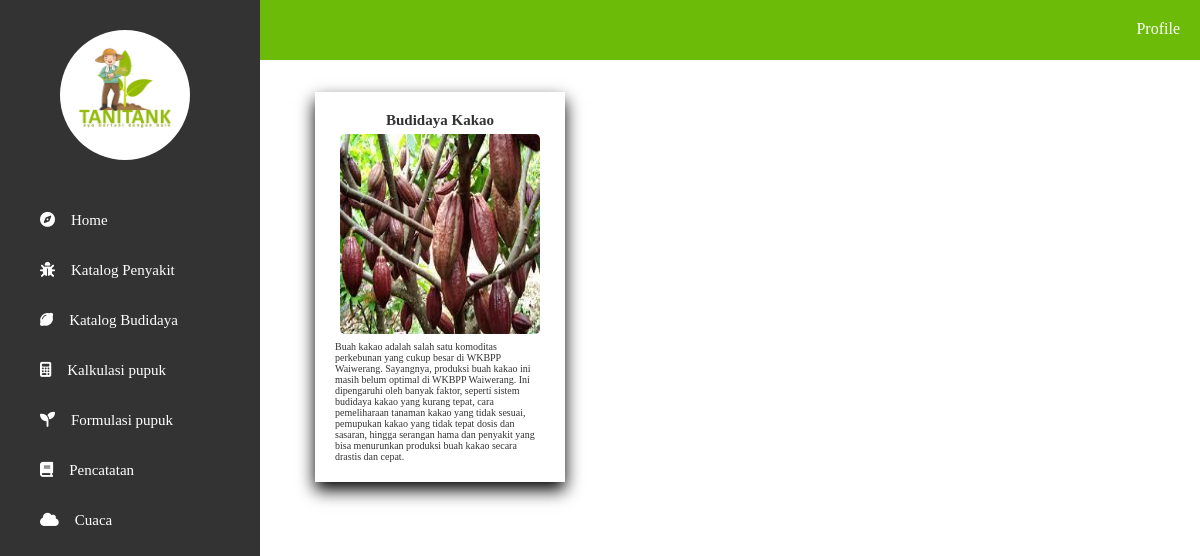
/pages/petani/_showBudidaya.php, run on the app's committed database.
### tables this page shows
CREATE TABLE `katalog_budidaya` (
  `id` int(11) NOT NULL,
  `judul` varchar(255) NOT NULL,
  `deskripsi` varchar(500) NOT NULL,
  `createAt` timestamp NULL DEFAULT current_timestamp() ON UPDATE current_timestamp(),
  `editedAt` date DEFAULT NULL,
  `pengelola` int(11) NOT NULL,
  `gambar` varchar(50) DEFAULT NULL
);

### pages/petani/_showBudidaya.php (the view, shortened to what this page needs)
<!DOCTYPE html>
<html lang="en">
<head>
</head>
<body>
<?php
        include "_sidebarPetani.php";
        include "../../controller/conn.php";
        include "../../_navbar.php";
        $query = "SELECT * FROM katalog_budidaya WHERE judul = 'Budidaya Kakao'";
        $hasil = mysqli_query($conn,$query);
        echo "<br><br><br><br><br><br>";
        while($row = mysqli_fetch_array($hasil)){
            echo "<div class='cardRow'>";
            echo "<div class='cardCol'>";
            echo "<div class='card'>";
            echo "<h2>" .  $row['judul'] . "</h2>";
            echo "<img class='thumbnail' src='../../assets/upload_budidaya/" .$row['gambar'] ."'alt='gambar'>";
            echo "<p class='deskripsi'>" . $row['deskripsi'] . "</p>";
            echo "</div></div>";
        }
    ?>
</body>
</html>

### pages/petani/_sidebarPetani.php (style rules this page uses)
img { border-radius: 60%; width: 50%; margin-left: 60px; margin-top: 30px; }
body { margin: 0; font-family: 'poppins' , Times, serif; font-size: 10px; color: #333; -webkit-text-size-adjust: 40%; -webkit-tap-highlight-color: transparent; }
* { margin: 0; padding: 0; list-style: none; text-decoration: none; }

### pages/petani/_showBudidaya.php (style rules this page uses)
* { box-sizing: border-box; }
.card img { height: 200px; width: 200px; margin: 5px; border-radius: 5px; }
.cardRow { width: 100%; margin: 0 5px; margin-left: 300px; }
.cardCol { width: 20%; float: left; padding: 15px; display: grid; }
h2 { text-align: center; }
.card { background-color: white; padding: 20px; box-shadow: 0 8px 16px 0 rgba(0, 0, 0, 2); }
body { width: 100vw; height: 100vh; max-width: 10%; }

### data on the page
katalog_budidaya: judul "Budidaya Kakao", gambar (picture), deskripsi "Buah kakao adalah salah satu komoditas perkebunan yang cukup besar di WKBPP Waiwerang. Sayangnya, produksi buah kakao ini masih belum optimal di WKBPP Waiwerang. Ini dipengaruhi oleh banyak faktor, seperti sistem budidaya kakao yang kurang tepat, cara pemeliharaan tanaman kakao yang tidak sesuai, pemupukan kakao yang tidak tepat dosis dan sasaran, hingga serangan hama dan penyakit yang bisa menurunkan produksi buah kakao secara drastis dan cepat."
